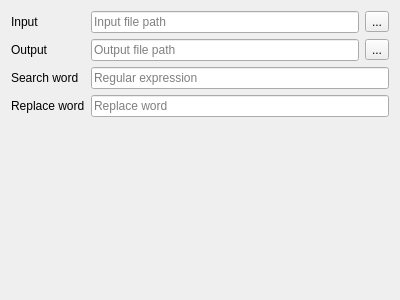
<?xml version="1.0" encoding="UTF-8"?>
<ui version="4.0">
 <class>FileTextReplaceWidget</class>
 <widget class="QWidget" name="FileTextReplaceWidget">
  <property name="geometry">
   <rect>
    <x>0</x>
    <y>0</y>
    <width>400</width>
    <height>300</height>
   </rect>
  </property>
  <property name="windowTitle">
   <string>Form</string>
  </property>
  <layout class="QVBoxLayout" name="verticalLayout">
   <item>
    <widget class="QFrame" name="frame">
     <property name="sizePolicy">
      <sizepolicy hsizetype="Preferred" vsizetype="Preferred">
       <horstretch>0</horstretch>
       <verstretch>0</verstretch>
      </sizepolicy>
     </property>
     <property name="frameShape">
      <enum>QFrame::NoFrame</enum>
     </property>
     <property name="frameShadow">
      <enum>QFrame::Plain</enum>
     </property>
     <layout class="QGridLayout" name="gridLayout">
      <property name="leftMargin">
       <number>0</number>
      </property>
      <property name="topMargin">
       <number>0</number>
      </property>
      <property name="rightMargin">
       <number>0</number>
      </property>
      <property name="bottomMargin">
       <number>0</number>
      </property>
      <item row="1" column="2">
       <widget class="QLineEdit" name="outputEdit">
        <property name="placeholderText">
         <string>Output file path</string>
        </property>
       </widget>
      </item>
      <item row="0" column="2">
       <widget class="QLineEdit" name="inputEdit">
        <property name="placeholderText">
         <string>Input file path</string>
        </property>
       </widget>
      </item>
      <item row="0" column="0">
       <widget class="QLabel" name="label">
        <property name="text">
         <string>Input</string>
        </property>
       </widget>
      </item>
      <item row="1" column="0">
       <widget class="QLabel" name="label_2">
        <property name="text">
         <string>Output</string>
        </property>
       </widget>
      </item>
      <item row="2" column="0">
       <widget class="QLabel" name="label_3">
        <property name="text">
         <string>Search word</string>
        </property>
       </widget>
      </item>
      <item row="4" column="0">
       <widget class="QLabel" name="label_4">
        <property name="text">
         <string>Replace word</string>
        </property>
       </widget>
      </item>
      <item row="0" column="3">
       <widget class="QToolButton" name="inputToolButton">
        <property name="text">
         <string>...</string>
        </property>
       </widget>
      </item>
      <item row="1" column="3">
       <widget class="QToolButton" name="outputToolButton">
        <property name="text">
         <string>...</string>
        </property>
       </widget>
      </item>
      <item row="2" column="2" colspan="2">
       <widget class="QLineEdit" name="searchEdit">
        <property name="placeholderText">
         <string>Regular expression</string>
        </property>
       </widget>
      </item>
      <item row="4" column="2" colspan="2">
       <widget class="QLineEdit" name="replaceEdit">
        <property name="placeholderText">
         <string>Replace word</string>
        </property>
       </widget>
      </item>
     </layout>
    </widget>
   </item>
   <item>
    <spacer name="verticalSpacer">
     <property name="orientation">
      <enum>Qt::Vertical</enum>
     </property>
     <property name="sizeHint" stdset="0">
      <size>
       <width>20</width>
       <height>167</height>
      </size>
     </property>
    </spacer>
   </item>
  </layout>
 </widget>
 <resources/>
 <connections/>
</ui>
